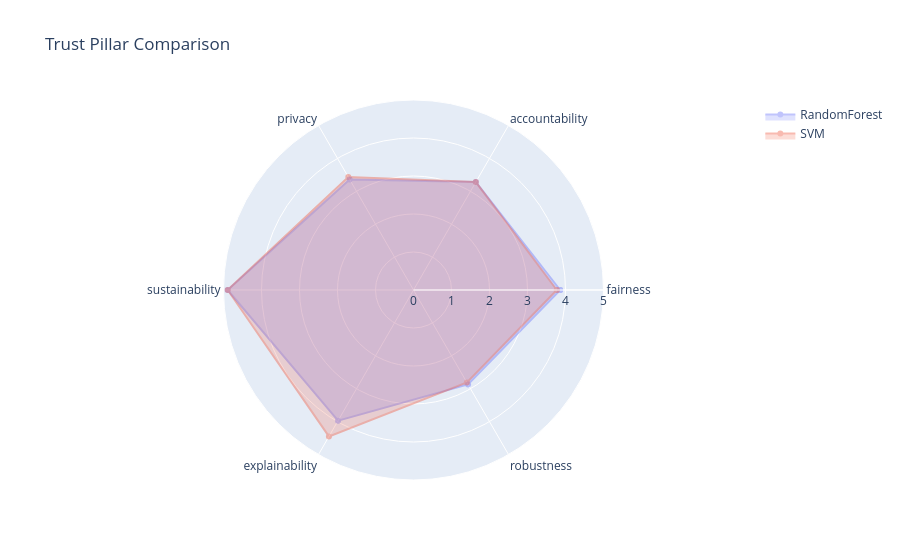
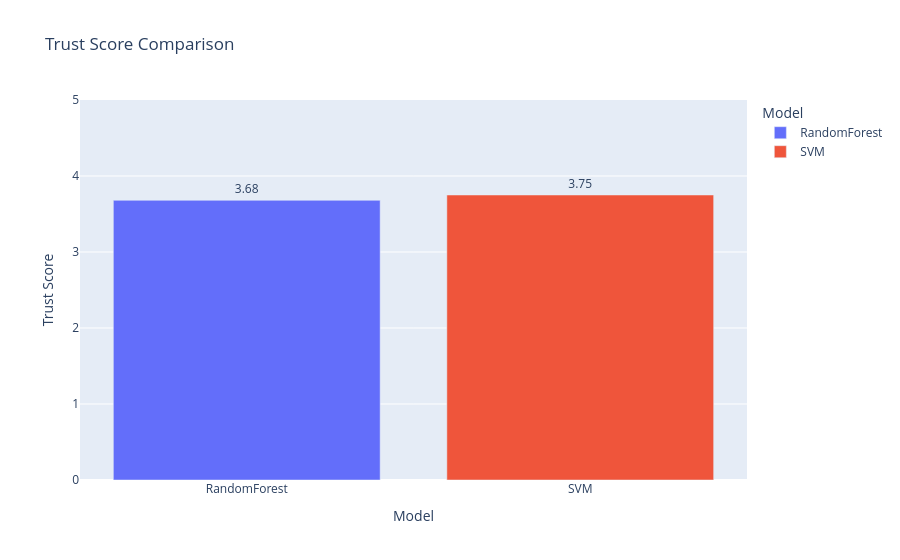
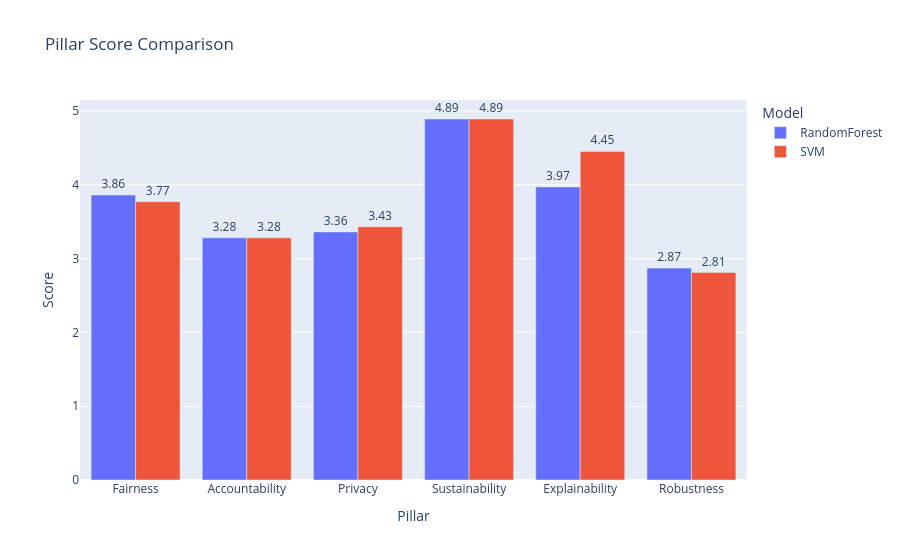
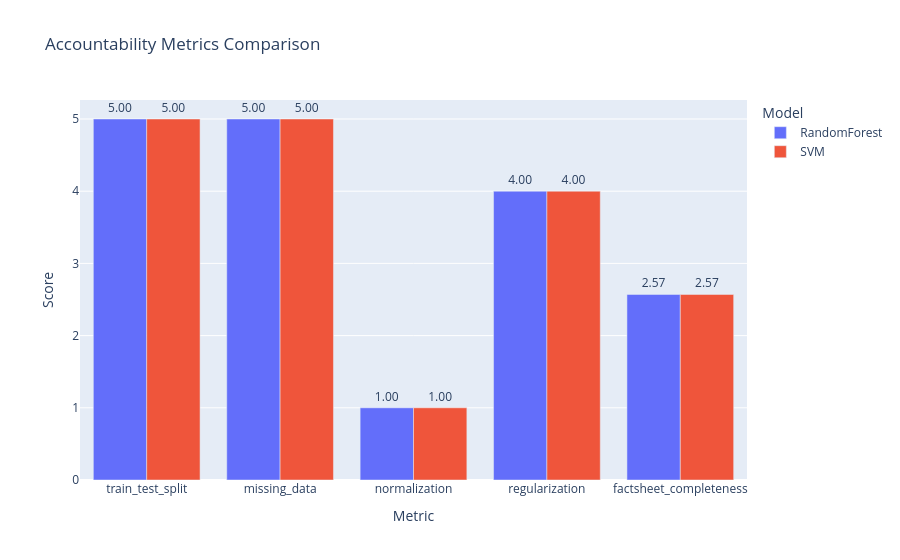

The code cell stored with these charts, in order, in its notebook:
### Code cell
TrustEvaluator.compare_radar({
    "RandomForest": subset_rf,
    "SVM": subset_svm
})

TrustEvaluator.compare_all_bars({
    "RandomForest": subset_rf,
    "SVM": subset_svm
})

### Figure 1 — Plotly figure (JSON) as saved in the notebook; plotly's stock layout.template omitted (floating-point values rounded to 4 significant figures)
{"data": [{"fill": "toself", "name": "RandomForest", "opacity": 0.4, "r": [3.86, 3.28, 3.36, 4.89, 3.97, 2.87, 3.86], "theta": ["fairness", "accountability", "privacy", "sustainability", "explainability", "robustness", "fairness"], "type": "scatterpolar"}, {"fill": "toself", "name": "SVM", "opacity": 0.4, "r": [3.77, 3.28, 3.43, 4.89, 4.45, 2.81, 3.77], "theta": ["fairness", "accountability", "privacy", "sustainability", "explainability", "robustness", "fairness"], "type": "scatterpolar"}], "layout": {"polar": {"angularaxis": {"categoryarray": ["fairness", "accountability", "privacy", "sustainability", "explainability", "robustness"], "categoryorder": "array"}, "radialaxis": {"range": [0, 5], "visible": true}}, "showlegend": true, "title": {"text": "Trust Pillar Comparison"}}}

### Figure 2 — Plotly figure (JSON) as saved in the notebook; plotly's stock layout.template omitted (floating-point values rounded to 4 significant figures)
{"data": [{"hovertemplate": "Model=%{x}<br>Trust Score=%{text}<extra></extra>", "legendgroup": "RandomForest", "marker": {"color": "#636efa", "pattern": {"shape": ""}}, "name": "RandomForest", "orientation": "v", "showlegend": true, "text": [3.68], "textposition": "outside", "texttemplate": "%{text:.2f}", "type": "bar", "x": ["RandomForest"], "xaxis": "x", "y": [3.68], "yaxis": "y"}, {"hovertemplate": "Model=%{x}<br>Trust Score=%{text}<extra></extra>", "legendgroup": "SVM", "marker": {"color": "#EF553B", "pattern": {"shape": ""}}, "name": "SVM", "orientation": "v", "showlegend": true, "text": [3.75], "textposition": "outside", "texttemplate": "%{text:.2f}", "type": "bar", "x": ["SVM"], "xaxis": "x", "y": [3.75], "yaxis": "y"}], "layout": {"barmode": "relative", "legend": {"title": {"text": "Model"}, "tracegroupgap": 0}, "title": {"text": "Trust Score Comparison"}, "xaxis": {"anchor": "y", "categoryarray": ["RandomForest", "SVM"], "categoryorder": "array", "domain": [0, 1], "title": {"text": "Model"}}, "yaxis": {"anchor": "x", "domain": [0, 1], "range": [0, 5], "title": {"text": "Trust Score"}}}}

### Figure 3 — Plotly figure (JSON) as saved in the notebook; plotly's stock layout.template omitted (floating-point values rounded to 4 significant figures)
{"data": [{"alignmentgroup": "True", "hovertemplate": "Model=RandomForest<br>Pillar=%{x}<br>Score=%{text}<extra></extra>", "legendgroup": "RandomForest", "marker": {"color": "#636efa", "pattern": {"shape": ""}}, "name": "RandomForest", "offsetgroup": "RandomForest", "orientation": "v", "showlegend": true, "text": [3.86, 3.28, 3.36, 4.89, 3.97, 2.87], "textposition": "outside", "texttemplate": "%{text:.2f}", "type": "bar", "x": ["Fairness", "Accountability", "Privacy", "Sustainability", "Explainability", "Robustness"], "xaxis": "x", "y": [3.86, 3.28, 3.36, 4.89, 3.97, 2.87], "yaxis": "y"}, {"alignmentgroup": "True", "hovertemplate": "Model=SVM<br>Pillar=%{x}<br>Score=%{text}<extra></extra>", "legendgroup": "SVM", "marker": {"color": "#EF553B", "pattern": {"shape": ""}}, "name": "SVM", "offsetgroup": "SVM", "orientation": "v", "showlegend": true, "text": [3.77, 3.43, 2.81, 3.28, 4.45, 4.89], "textposition": "outside", "texttemplate": "%{text:.2f}", "type": "bar", "x": ["Fairness", "Privacy", "Robustness", "Accountability", "Explainability", "Sustainability"], "xaxis": "x", "y": [3.77, 3.43, 2.81, 3.28, 4.45, 4.89], "yaxis": "y"}], "layout": {"barmode": "group", "legend": {"title": {"text": "Model"}, "tracegroupgap": 0}, "title": {"text": "Pillar Score Comparison"}, "xaxis": {"anchor": "y", "domain": [0, 1], "title": {"text": "Pillar"}}, "yaxis": {"anchor": "x", "domain": [0, 1], "title": {"text": "Score"}}}}

### Figure 4 — Plotly figure (JSON) as saved in the notebook; plotly's stock layout.template omitted (floating-point values rounded to 4 significant figures)
{"data": [{"alignmentgroup": "True", "hovertemplate": "Model=RandomForest<br>Metric=%{x}<br>Score=%{text}<extra></extra>", "legendgroup": "RandomForest", "marker": {"color": "#636efa", "pattern": {"shape": ""}}, "name": "RandomForest", "offsetgroup": "RandomForest", "orientation": "v", "showlegend": true, "text": [5.0, 5.0, 1.0, 4.0, 2.57], "textposition": "outside", "texttemplate": "%{text:.2f}", "type": "bar", "x": ["train_test_split", "missing_data", "normalization", "regularization", "factsheet_completeness"], "xaxis": "x", "y": [5.0, 5.0, 1.0, 4.0, 2.57], "yaxis": "y"}, {"alignmentgroup": "True", "hovertemplate": "Model=SVM<br>Metric=%{x}<br>Score=%{text}<extra></extra>", "legendgroup": "SVM", "marker": {"color": "#EF553B", "pattern": {"shape": ""}}, "name": "SVM", "offsetgroup": "SVM", "orientation": "v", "showlegend": true, "text": [5.0, 5.0, 1.0, 4.0, 2.57], "textposition": "outside", "texttemplate": "%{text:.2f}", "type": "bar", "x": ["train_test_split", "missing_data", "normalization", "regularization", "factsheet_completeness"], "xaxis": "x", "y": [5.0, 5.0, 1.0, 4.0, 2.57], "yaxis": "y"}], "layout": {"barmode": "group", "legend": {"title": {"text": "Model"}, "tracegroupgap": 0}, "title": {"text": "Accountability Metrics Comparison"}, "xaxis": {"anchor": "y", "domain": [0, 1], "title": {"text": "Metric"}}, "yaxis": {"anchor": "x", "domain": [0, 1], "title": {"text": "Score"}}}}
